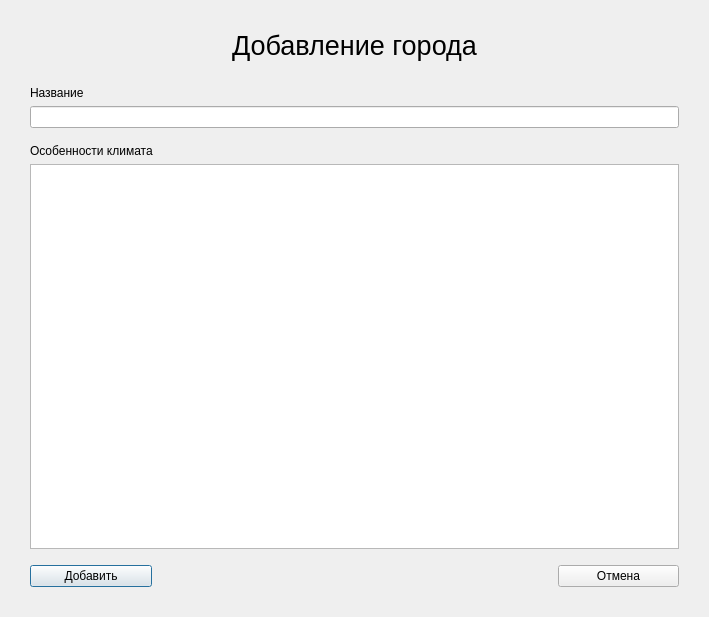
<?xml version="1.0" encoding="UTF-8"?>
<ui version="4.0">
 <class>AddCityWindow</class>
 <widget class="QDialog" name="AddCityWindow">
  <property name="geometry">
   <rect>
    <x>0</x>
    <y>0</y>
    <width>709</width>
    <height>617</height>
   </rect>
  </property>
  <property name="windowTitle">
   <string>Dialog</string>
  </property>
  <property name="sizeGripEnabled">
   <bool>false</bool>
  </property>
  <layout class="QVBoxLayout" name="verticalLayout_13">
   <property name="leftMargin">
    <number>30</number>
   </property>
   <property name="topMargin">
    <number>10</number>
   </property>
   <property name="rightMargin">
    <number>30</number>
   </property>
   <property name="bottomMargin">
    <number>30</number>
   </property>
   <item>
    <widget class="QLabel" name="label">
     <property name="minimumSize">
      <size>
       <width>0</width>
       <height>70</height>
      </size>
     </property>
     <property name="font">
      <font>
       <pointsize>20</pointsize>
      </font>
     </property>
     <property name="text">
      <string>Добавление города</string>
     </property>
     <property name="alignment">
      <set>Qt::AlignCenter</set>
     </property>
    </widget>
   </item>
   <item>
    <layout class="QVBoxLayout" name="verticalLayout_12">
     <item>
      <widget class="QLabel" name="label_13">
       <property name="text">
        <string>Название</string>
       </property>
      </widget>
     </item>
     <item>
      <widget class="QLineEdit" name="titleEdit"/>
     </item>
    </layout>
   </item>
   <item>
    <spacer name="verticalSpacer_2">
     <property name="orientation">
      <enum>Qt::Vertical</enum>
     </property>
     <property name="sizeType">
      <enum>QSizePolicy::Fixed</enum>
     </property>
     <property name="sizeHint" stdset="0">
      <size>
       <width>20</width>
       <height>10</height>
      </size>
     </property>
    </spacer>
   </item>
   <item>
    <layout class="QVBoxLayout" name="verticalLayout_11">
     <item>
      <widget class="QLabel" name="label_12">
       <property name="text">
        <string>Особенности климата</string>
       </property>
      </widget>
     </item>
     <item>
      <widget class="QTextEdit" name="climateEdit"/>
     </item>
    </layout>
   </item>
   <item>
    <spacer name="verticalSpacer_3">
     <property name="orientation">
      <enum>Qt::Vertical</enum>
     </property>
     <property name="sizeType">
      <enum>QSizePolicy::Fixed</enum>
     </property>
     <property name="sizeHint" stdset="0">
      <size>
       <width>20</width>
       <height>10</height>
      </size>
     </property>
    </spacer>
   </item>
   <item>
    <layout class="QHBoxLayout" name="horizontalLayout_6">
     <item>
      <widget class="QPushButton" name="addButton">
       <property name="text">
        <string>Добавить</string>
       </property>
      </widget>
     </item>
     <item>
      <spacer name="horizontalSpacer_6">
       <property name="orientation">
        <enum>Qt::Horizontal</enum>
       </property>
       <property name="sizeType">
        <enum>QSizePolicy::Fixed</enum>
       </property>
       <property name="sizeHint" stdset="0">
        <size>
         <width>400</width>
         <height>20</height>
        </size>
       </property>
      </spacer>
     </item>
     <item>
      <widget class="QPushButton" name="cancelButton">
       <property name="text">
        <string>Отмена</string>
       </property>
      </widget>
     </item>
    </layout>
   </item>
  </layout>
 </widget>
 <resources/>
 <connections/>
</ui>
